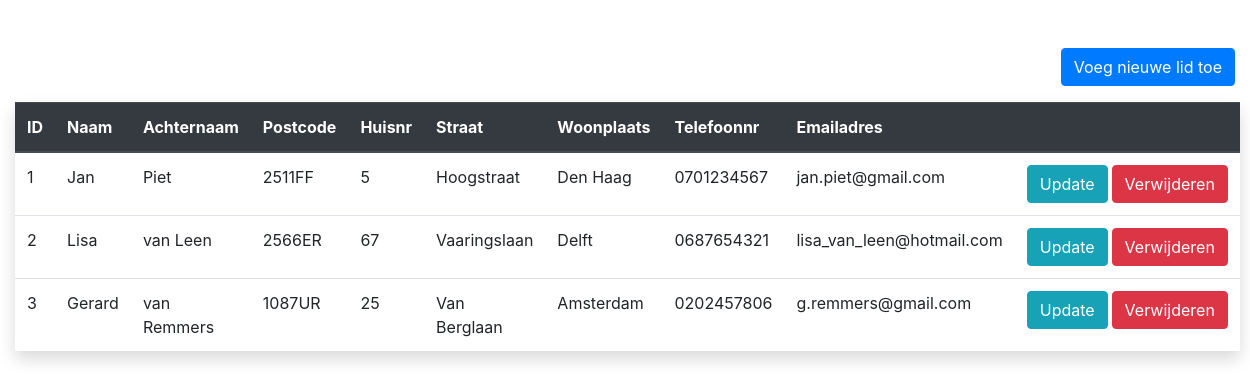
/ledenlijst.php, run on the app's committed database.
### tables this page shows
CREATE TABLE `lid` (
  `id` int(10) UNSIGNED NOT NULL,
  `naam` varchar(128) DEFAULT NULL,
  `achternaam` varchar(128) DEFAULT NULL,
  `postcode` char(6) DEFAULT NULL,
  `huisnummer` varchar(5) DEFAULT NULL
);

CREATE TABLE `postcode` (
  `postcode` char(6) NOT NULL,
  `adres` varchar(128) DEFAULT NULL,
  `woonplaats` varchar(128) DEFAULT NULL
);

### Includes/queries.php (called while the page is built)
<?php
$query  = "SELECT l.id, l.naam, l.achternaam, l.postcode, l.huisnummer,
p.adres, p.woonplaats,
(select telefoonnummer from telefoonnummer where lid_id = l.id limit 0,1) as telefoonnummer,
(select email from email where lid_id = l.id limit 0,1) as email
FROM lid l
-- Join postcode
JOIN postcode p ON l.postcode = p.postcode";
?>

### ledenlijst.php (the view, shortened to what this page needs)
<?php
    require_once dirname(__FILE__) . "/includes/config.php";
    require_once dirname(__FILE__) . "/includes/queries.php";
    $sth = $con->query($query);
    $rows = $sth->fetch_all(MYSQLI_ASSOC);
?>
<!DOCTYPE html>
<html lang="nl">
    <head>
        <link rel="stylesheet" href="https://maxcdn.bootstrapcdn.com/bootstrap/4.5.2/css/bootstrap.min.css">
    </head>
    <body>
        <div class="container-fluid mt-5">
            <div class="d-flex justify-content-end">
                <a href="create.php">
                    <button type="button" class="btn btn-primary">Voeg nieuwe lid toe</button>
                </a>
            </div>
            <div>
                <table class="table table-hover card-body shadow mt-3">
                    <thead class="thead-dark">
                        <tr>
                            <th>ID</th>
                            <th>Naam</th>
                            <th>Achternaam</th>
                            <th>Postcode</th>
                            <th>Huisnr</th>
                            <th>Straat</th>
                            <th>Woonplaats</th>
                            <th>Telefoonnr</th>
                            <th>Emailadres</th>
                            <th></th>
                        </tr>
                    </thead>
                    <tbody>
                        <?php
                            foreach ($rows as $row) {
                        ?>
                            <tr>
                                <td><?php echo $row["id"]; ?></td>
                                <td><?php echo $row["naam"]; ?></td>
                                <td><?php echo $row["achternaam"]; ?></td>
                                <td><?php echo $row["postcode"]; ?></td>
                                <td><?php echo $row["huisnummer"]; ?></td>
                                <td><?php echo $row["adres"]; ?></td>
                                <td><?php echo $row["woonplaats"]; ?></td>
                                <td><?php echo $row["telefoonnummer"]; ?></td>
                                <td><?php echo (strlen($row["email"]) > 30)  ? substr($row["email"], 0, 30) : $row["email"]; ?></td>
                                <td>
                                    <div class="d-flex">
                                        <div class="d-block mr-1">
                                            <a href="update.php?id=<?php echo $row["id"]; ?>" class="btn btn-info">Update</a>
                                        </div>
                                        <div class="d-block">
                                            <form action="delete.php" method="post">
                                                <button type="submit" class="btn btn-danger">Verwijderen</button>
                                            </form>
                                        </div>
                                    </div>
                                </td>
                            </tr>
                        <?php
                            }
                        ?>
                    </tbody>
                </table>
            </div>
        </div>
    </body>
</html>

### data on the page
lid: id "1", naam "Jan", achternaam "Piet", postcode "2511FF", huisnummer "5", postcode.adres "Hoogstraat", postcode.woonplaats "Den Haag", telefoonnummer "0701234567", email "jan.piet@gmail.com"
lid: id "2", naam "Lisa", achternaam "van Leen", postcode "2566ER", huisnummer "67", postcode.adres "Vaaringslaan", postcode.woonplaats "Delft", telefoonnummer "0687654321", email "lisa_van_leen@hotmail.com"
lid: id "3", naam "Gerard", achternaam "van Remmers", postcode "1087UR", huisnummer "25", postcode.adres "Van Berglaan", postcode.woonplaats "Amsterdam", telefoonnummer "0202457806", email "g.remmers@gmail.com"
